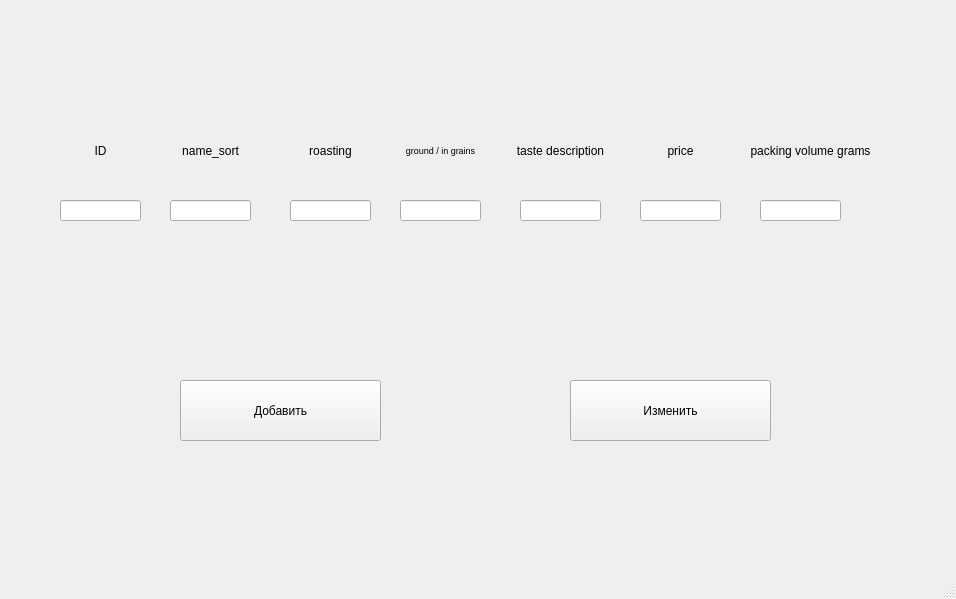
<?xml version="1.0" encoding="UTF-8"?>
<ui version="4.0">
 <class>MainWindow</class>
 <widget class="QMainWindow" name="MainWindow">
  <property name="geometry">
   <rect>
    <x>0</x>
    <y>0</y>
    <width>956</width>
    <height>599</height>
   </rect>
  </property>
  <property name="windowTitle">
   <string>MainWindow</string>
  </property>
  <widget class="QWidget" name="centralwidget">
   <widget class="QPushButton" name="pushButton">
    <property name="geometry">
     <rect>
      <x>180</x>
      <y>380</y>
      <width>201</width>
      <height>61</height>
     </rect>
    </property>
    <property name="text">
     <string>Добавить</string>
    </property>
   </widget>
   <widget class="QPushButton" name="pushButton_2">
    <property name="geometry">
     <rect>
      <x>570</x>
      <y>380</y>
      <width>201</width>
      <height>61</height>
     </rect>
    </property>
    <property name="text">
     <string>Изменить</string>
    </property>
   </widget>
   <widget class="QLineEdit" name="lineEdit">
    <property name="geometry">
     <rect>
      <x>60</x>
      <y>200</y>
      <width>81</width>
      <height>21</height>
     </rect>
    </property>
   </widget>
   <widget class="QLineEdit" name="lineEdit_2">
    <property name="geometry">
     <rect>
      <x>170</x>
      <y>200</y>
      <width>81</width>
      <height>21</height>
     </rect>
    </property>
   </widget>
   <widget class="QLineEdit" name="lineEdit_3">
    <property name="geometry">
     <rect>
      <x>290</x>
      <y>200</y>
      <width>81</width>
      <height>21</height>
     </rect>
    </property>
   </widget>
   <widget class="QLineEdit" name="lineEdit_4">
    <property name="geometry">
     <rect>
      <x>400</x>
      <y>200</y>
      <width>81</width>
      <height>21</height>
     </rect>
    </property>
   </widget>
   <widget class="QLineEdit" name="lineEdit_5">
    <property name="geometry">
     <rect>
      <x>520</x>
      <y>200</y>
      <width>81</width>
      <height>21</height>
     </rect>
    </property>
   </widget>
   <widget class="QLineEdit" name="lineEdit_6">
    <property name="geometry">
     <rect>
      <x>640</x>
      <y>200</y>
      <width>81</width>
      <height>21</height>
     </rect>
    </property>
   </widget>
   <widget class="QLineEdit" name="lineEdit_7">
    <property name="geometry">
     <rect>
      <x>760</x>
      <y>200</y>
      <width>81</width>
      <height>21</height>
     </rect>
    </property>
   </widget>
   <widget class="QLabel" name="label">
    <property name="geometry">
     <rect>
      <x>60</x>
      <y>110</y>
      <width>81</width>
      <height>81</height>
     </rect>
    </property>
    <property name="focusPolicy">
     <enum>Qt::NoFocus</enum>
    </property>
    <property name="text">
     <string>ID</string>
    </property>
    <property name="scaledContents">
     <bool>false</bool>
    </property>
    <property name="alignment">
     <set>Qt::AlignCenter</set>
    </property>
    <property name="indent">
     <number>0</number>
    </property>
   </widget>
   <widget class="QLabel" name="label_2">
    <property name="geometry">
     <rect>
      <x>170</x>
      <y>110</y>
      <width>81</width>
      <height>81</height>
     </rect>
    </property>
    <property name="focusPolicy">
     <enum>Qt::NoFocus</enum>
    </property>
    <property name="text">
     <string>name_sort</string>
    </property>
    <property name="alignment">
     <set>Qt::AlignCenter</set>
    </property>
    <property name="indent">
     <number>0</number>
    </property>
   </widget>
   <widget class="QLabel" name="label_3">
    <property name="geometry">
     <rect>
      <x>290</x>
      <y>110</y>
      <width>81</width>
      <height>81</height>
     </rect>
    </property>
    <property name="focusPolicy">
     <enum>Qt::NoFocus</enum>
    </property>
    <property name="text">
     <string>roasting</string>
    </property>
    <property name="alignment">
     <set>Qt::AlignCenter</set>
    </property>
    <property name="indent">
     <number>0</number>
    </property>
   </widget>
   <widget class="QLabel" name="label_4">
    <property name="geometry">
     <rect>
      <x>400</x>
      <y>110</y>
      <width>81</width>
      <height>81</height>
     </rect>
    </property>
    <property name="font">
     <font>
      <pointsize>7</pointsize>
     </font>
    </property>
    <property name="focusPolicy">
     <enum>Qt::NoFocus</enum>
    </property>
    <property name="text">
     <string>ground / in grains</string>
    </property>
    <property name="alignment">
     <set>Qt::AlignCenter</set>
    </property>
    <property name="indent">
     <number>0</number>
    </property>
   </widget>
   <widget class="QLabel" name="label_5">
    <property name="geometry">
     <rect>
      <x>510</x>
      <y>110</y>
      <width>101</width>
      <height>81</height>
     </rect>
    </property>
    <property name="focusPolicy">
     <enum>Qt::NoFocus</enum>
    </property>
    <property name="text">
     <string>taste description</string>
    </property>
    <property name="alignment">
     <set>Qt::AlignCenter</set>
    </property>
    <property name="indent">
     <number>0</number>
    </property>
   </widget>
   <widget class="QLabel" name="label_6">
    <property name="geometry">
     <rect>
      <x>640</x>
      <y>110</y>
      <width>81</width>
      <height>81</height>
     </rect>
    </property>
    <property name="focusPolicy">
     <enum>Qt::NoFocus</enum>
    </property>
    <property name="text">
     <string>price</string>
    </property>
    <property name="alignment">
     <set>Qt::AlignCenter</set>
    </property>
    <property name="indent">
     <number>0</number>
    </property>
   </widget>
   <widget class="QLabel" name="label_7">
    <property name="geometry">
     <rect>
      <x>750</x>
      <y>110</y>
      <width>121</width>
      <height>81</height>
     </rect>
    </property>
    <property name="focusPolicy">
     <enum>Qt::NoFocus</enum>
    </property>
    <property name="text">
     <string>packing volume grams</string>
    </property>
    <property name="alignment">
     <set>Qt::AlignCenter</set>
    </property>
    <property name="indent">
     <number>0</number>
    </property>
   </widget>
  </widget>
  <widget class="QMenuBar" name="menubar">
   <property name="geometry">
    <rect>
     <x>0</x>
     <y>0</y>
     <width>956</width>
     <height>21</height>
    </rect>
   </property>
  </widget>
  <widget class="QStatusBar" name="statusbar"/>
 </widget>
 <resources/>
 <connections/>
</ui>
